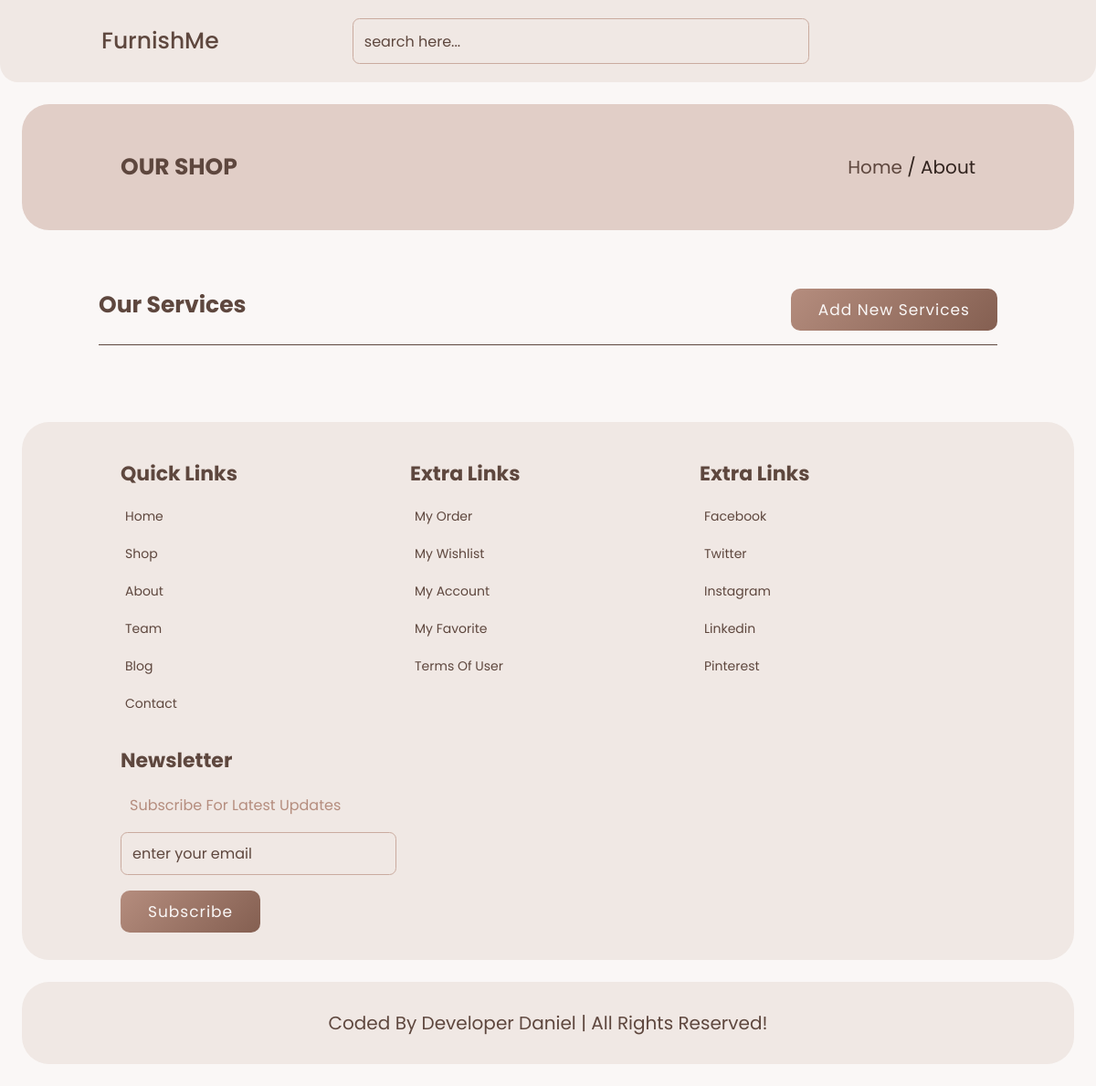
The page /about.php on the database as committed earlier.
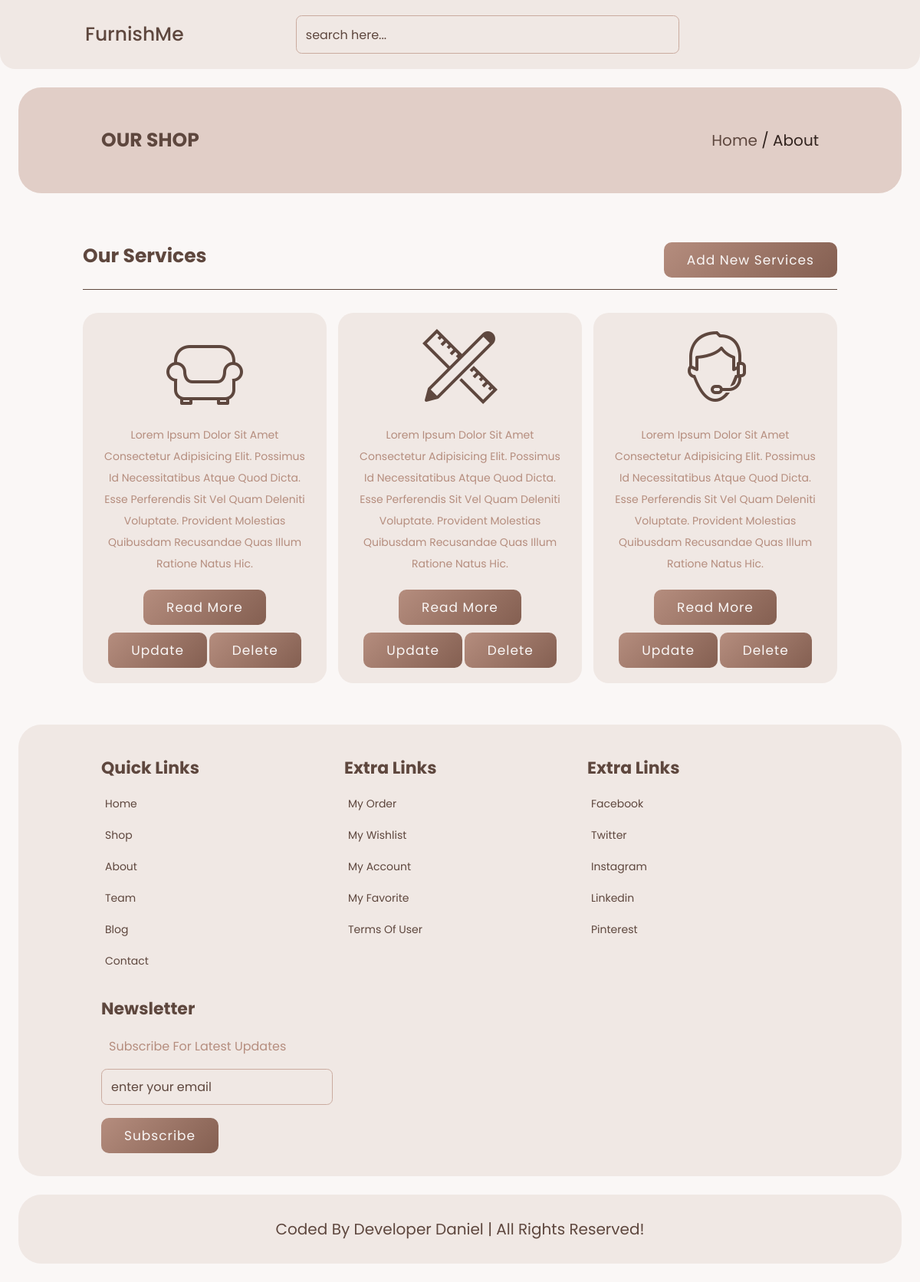
The same page on the database as committed later.
### tables this page shows
CREATE TABLE `about` (
  `id` int(255) NOT NULL,
  `title` varchar(255) NOT NULL,
  `description` text NOT NULL,
  `image` varchar(255) DEFAULT NULL
);

### about.php (the view, shortened to what this page needs)
<!DOCTYPE html>
<html lang="en">
<head>
    <?php include('css.php'); ?>
</head>
<body>
    <?php include('header.php'); ?>
    <section class="heading">
        <h3>our shop</h3>
        <p><a href="index.php">home</a> / <span>about</span></p>
    </section>
    <section class="services">
        <h1 class="title"> <span>our services</span> <button onclick="window.location.href='about_create.php'" class="btn title-btn">Add new services</button></h1>
        <div class="box-container">
            <?php
            include('connection.php');
            $about_data = "SELECT * FROM about";
            $about_rawdata = $connection->query($about_data);
            while (list($id, $about_title, $about_description, $about_image) = mysqli_fetch_array($about_rawdata)) {
            ?>
                <div class="box">
                    <img src="pj_img/<?php echo $about_image ?>" alt="">
                    <p><?php echo $about_description ?></p>
                    <a href="#" class="btn">read more</a>
                    <div>
                        <a onclick="window.location.href='about_update.php?id=<?php echo $id ?>'" class="btn title-btn">Update</a>
                        <a onclick="window.location.href='about_delete.php?id=<?php echo $id ?>&image=<?php echo $about_image ?>'" class="btn title-btn">Delete</a>
                    </div>
                </div>
            <?php
            }
            ?>
        </div>
    </section>
    <?php include('footer.php'); ?>
</body>
</html>

Rows that differ between the two databases and show on the page:
added about: image (picture), description "Lorem Ipsum Dolor Sit Amet Consectetur Adipisicing Elit. Possimus Id Necessitatibus Atque Quod Dicta. Esse Perferendis Sit Vel Quam Deleniti Voluptate. Provident Molestias Quibusdam Recusandae Quas Illum Ratione Natus Hic."
added about: image (picture), description "Lorem Ipsum Dolor Sit Amet Consectetur Adipisicing Elit. Possimus Id Necessitatibus Atque Quod Dicta. Esse Perferendis Sit Vel Quam Deleniti Voluptate. Provident Molestias Quibusdam Recusandae Quas Illum Ratione Natus Hic."
added about: image (picture), description "Lorem Ipsum Dolor Sit Amet Consectetur Adipisicing Elit. Possimus Id Necessitatibus Atque Quod Dicta. Esse Perferendis Sit Vel Quam Deleniti Voluptate. Provident Molestias Quibusdam Recusandae Quas Illum Ratione Natus Hic."
